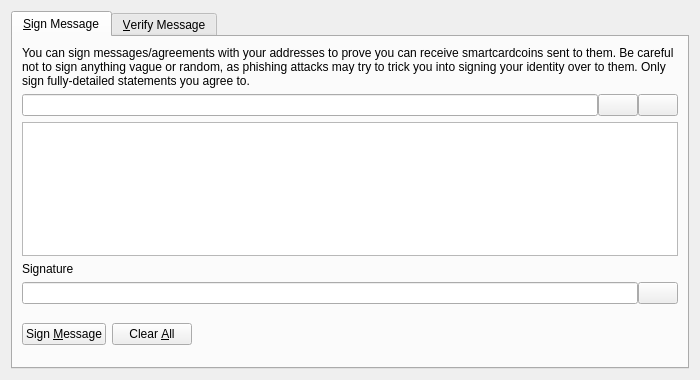
<?xml version="1.0" encoding="UTF-8"?>
<ui version="4.0">
 <class>SignVerifyMessageDialog</class>
 <widget class="QDialog" name="SignVerifyMessageDialog">
  <property name="geometry">
   <rect>
    <x>0</x>
    <y>0</y>
    <width>700</width>
    <height>380</height>
   </rect>
  </property>
  <property name="windowTitle">
   <string>Signatures - Sign / Verify a Message</string>
  </property>
  <property name="modal">
   <bool>true</bool>
  </property>
  <layout class="QVBoxLayout" name="verticalLayout">
   <item>
    <widget class="QTabWidget" name="tabWidget">
     <property name="currentIndex">
      <number>0</number>
     </property>
     <widget class="QWidget" name="tabSignMessage">
      <attribute name="title">
       <string>&amp;Sign Message</string>
      </attribute>
      <layout class="QVBoxLayout" name="verticalLayout_SM">
       <item>
        <widget class="QLabel" name="infoLabel_SM">
         <property name="text">
          <string>You can sign messages/agreements with your addresses to prove you can receive smartcardcoins sent to them. Be careful not to sign anything vague or random, as phishing attacks may try to trick you into signing your identity over to them. Only sign fully-detailed statements you agree to.</string>
         </property>
         <property name="textFormat">
          <enum>Qt::PlainText</enum>
         </property>
         <property name="wordWrap">
          <bool>true</bool>
         </property>
        </widget>
       </item>
       <item>
        <layout class="QHBoxLayout" name="horizontalLayout_1_SM">
         <property name="spacing">
          <number>0</number>
         </property>
         <item>
          <widget class="QValidatedLineEdit" name="addressIn_SM">
           <property name="toolTip">
            <string>The Smartcardcoin address to sign the message with</string>
           </property>
          </widget>
         </item>
         <item>
          <widget class="QPushButton" name="addressBookButton_SM">
           <property name="toolTip">
            <string>Choose previously used address</string>
           </property>
           <property name="text">
            <string/>
           </property>
           <property name="icon">
            <iconset resource="../bitcoin.qrc">
             <normaloff>:/icons/address-book</normaloff>:/icons/address-book</iconset>
           </property>
           <property name="shortcut">
            <string>Alt+A</string>
           </property>
           <property name="autoDefault">
            <bool>false</bool>
           </property>
          </widget>
         </item>
         <item>
          <widget class="QPushButton" name="pasteButton_SM">
           <property name="toolTip">
            <string>Paste address from clipboard</string>
           </property>
           <property name="text">
            <string/>
           </property>
           <property name="icon">
            <iconset resource="../bitcoin.qrc">
             <normaloff>:/icons/editpaste</normaloff>:/icons/editpaste</iconset>
           </property>
           <property name="shortcut">
            <string>Alt+P</string>
           </property>
           <property name="autoDefault">
            <bool>false</bool>
           </property>
          </widget>
         </item>
        </layout>
       </item>
       <item>
        <widget class="QPlainTextEdit" name="messageIn_SM">
         <property name="toolTip">
          <string>Enter the message you want to sign here</string>
         </property>
        </widget>
       </item>
       <item>
        <widget class="QLabel" name="signatureLabel_SM">
         <property name="text">
          <string>Signature</string>
         </property>
         <property name="textFormat">
          <enum>Qt::PlainText</enum>
         </property>
        </widget>
       </item>
       <item>
        <layout class="QHBoxLayout" name="horizontalLayout_2_SM">
         <property name="spacing">
          <number>0</number>
         </property>
         <item>
          <widget class="QLineEdit" name="signatureOut_SM">
           <property name="font">
            <font>
             <italic>true</italic>
            </font>
           </property>
           <property name="readOnly">
            <bool>true</bool>
           </property>
          </widget>
         </item>
         <item>
          <widget class="QPushButton" name="copySignatureButton_SM">
           <property name="toolTip">
            <string>Copy the current signature to the system clipboard</string>
           </property>
           <property name="text">
            <string/>
           </property>
           <property name="icon">
            <iconset resource="../bitcoin.qrc">
             <normaloff>:/icons/editcopy</normaloff>:/icons/editcopy</iconset>
           </property>
           <property name="autoDefault">
            <bool>false</bool>
           </property>
          </widget>
         </item>
        </layout>
       </item>
       <item>
        <layout class="QHBoxLayout" name="horizontalLayout_3_SM">
         <item>
          <widget class="QPushButton" name="signMessageButton_SM">
           <property name="toolTip">
            <string>Sign the message to prove you own this Smartcardcoin address</string>
           </property>
           <property name="text">
            <string>Sign &amp;Message</string>
           </property>
           <property name="icon">
            <iconset resource="../bitcoin.qrc">
             <normaloff>:/icons/edit</normaloff>:/icons/edit</iconset>
           </property>
           <property name="autoDefault">
            <bool>false</bool>
           </property>
          </widget>
         </item>
         <item>
          <widget class="QPushButton" name="clearButton_SM">
           <property name="toolTip">
            <string>Reset all sign message fields</string>
           </property>
           <property name="text">
            <string>Clear &amp;All</string>
           </property>
           <property name="icon">
            <iconset resource="../bitcoin.qrc">
             <normaloff>:/icons/remove</normaloff>:/icons/remove</iconset>
           </property>
           <property name="autoDefault">
            <bool>false</bool>
           </property>
          </widget>
         </item>
         <item>
          <spacer name="horizontalSpacer_1_SM">
           <property name="orientation">
            <enum>Qt::Horizontal</enum>
           </property>
           <property name="sizeHint" stdset="0">
            <size>
             <width>40</width>
             <height>48</height>
            </size>
           </property>
          </spacer>
         </item>
         <item>
          <widget class="QLabel" name="statusLabel_SM">
           <property name="font">
            <font>
             <weight>75</weight>
             <bold>true</bold>
            </font>
           </property>
           <property name="text">
            <string/>
           </property>
           <property name="wordWrap">
            <bool>true</bool>
           </property>
          </widget>
         </item>
         <item>
          <spacer name="horizontalSpacer_2_SM">
           <property name="orientation">
            <enum>Qt::Horizontal</enum>
           </property>
           <property name="sizeHint" stdset="0">
            <size>
             <width>40</width>
             <height>48</height>
            </size>
           </property>
          </spacer>
         </item>
        </layout>
       </item>
      </layout>
     </widget>
     <widget class="QWidget" name="tabVerifyMessage">
      <attribute name="title">
       <string>&amp;Verify Message</string>
      </attribute>
      <layout class="QVBoxLayout" name="verticalLayout_VM">
       <item>
        <widget class="QLabel" name="infoLabel_VM">
         <property name="text">
          <string>Enter the receiver's address, message (ensure you copy line breaks, spaces, tabs, etc. exactly) and signature below to verify the message. Be careful not to read more into the signature than what is in the signed message itself, to avoid being tricked by a man-in-the-middle attack. Note that this only proves the signing party receives with the address, it cannot prove sendership of any transaction!</string>
         </property>
         <property name="textFormat">
          <enum>Qt::PlainText</enum>
         </property>
         <property name="alignment">
          <set>Qt::AlignLeading|Qt::AlignLeft|Qt::AlignTop</set>
         </property>
         <property name="wordWrap">
          <bool>true</bool>
         </property>
        </widget>
       </item>
       <item>
        <layout class="QHBoxLayout" name="horizontalLayout_1_VM">
         <property name="spacing">
          <number>0</number>
         </property>
         <item>
          <widget class="QValidatedLineEdit" name="addressIn_VM">
           <property name="toolTip">
            <string>The Smartcardcoin address the message was signed with</string>
           </property>
          </widget>
         </item>
         <item>
          <widget class="QPushButton" name="addressBookButton_VM">
           <property name="toolTip">
            <string>Choose previously used address</string>
           </property>
           <property name="text">
            <string/>
           </property>
           <property name="icon">
            <iconset resource="../bitcoin.qrc">
             <normaloff>:/icons/address-book</normaloff>:/icons/address-book</iconset>
           </property>
           <property name="shortcut">
            <string>Alt+A</string>
           </property>
           <property name="autoDefault">
            <bool>false</bool>
           </property>
          </widget>
         </item>
        </layout>
       </item>
       <item>
        <widget class="QPlainTextEdit" name="messageIn_VM"/>
       </item>
       <item>
        <widget class="QValidatedLineEdit" name="signatureIn_VM"/>
       </item>
       <item>
        <layout class="QHBoxLayout" name="horizontalLayout_2_VM">
         <item>
          <widget class="QPushButton" name="verifyMessageButton_VM">
           <property name="toolTip">
            <string>Verify the message to ensure it was signed with the specified Smartcardcoin address</string>
           </property>
           <property name="text">
            <string>Verify &amp;Message</string>
           </property>
           <property name="icon">
            <iconset resource="../bitcoin.qrc">
             <normaloff>:/icons/transaction_0</normaloff>:/icons/transaction_0</iconset>
           </property>
           <property name="autoDefault">
            <bool>false</bool>
           </property>
          </widget>
         </item>
         <item>
          <widget class="QPushButton" name="clearButton_VM">
           <property name="toolTip">
            <string>Reset all verify message fields</string>
           </property>
           <property name="text">
            <string>Clear &amp;All</string>
           </property>
           <property name="icon">
            <iconset resource="../bitcoin.qrc">
             <normaloff>:/icons/remove</normaloff>:/icons/remove</iconset>
           </property>
           <property name="autoDefault">
            <bool>false</bool>
           </property>
          </widget>
         </item>
         <item>
          <spacer name="horizontalSpacer_1_VM">
           <property name="orientation">
            <enum>Qt::Horizontal</enum>
           </property>
           <property name="sizeHint" stdset="0">
            <size>
             <width>40</width>
             <height>48</height>
            </size>
           </property>
          </spacer>
         </item>
         <item>
          <widget class="QLabel" name="statusLabel_VM">
           <property name="font">
            <font>
             <weight>75</weight>
             <bold>true</bold>
            </font>
           </property>
           <property name="text">
            <string/>
           </property>
           <property name="wordWrap">
            <bool>true</bool>
           </property>
          </widget>
         </item>
         <item>
          <spacer name="horizontalSpacer_2_VM">
           <property name="orientation">
            <enum>Qt::Horizontal</enum>
           </property>
           <property name="sizeHint" stdset="0">
            <size>
             <width>40</width>
             <height>48</height>
            </size>
           </property>
          </spacer>
         </item>
        </layout>
       </item>
      </layout>
     </widget>
    </widget>
   </item>
  </layout>
 </widget>
 <customwidgets>
  <customwidget>
   <class>QValidatedLineEdit</class>
   <extends>QLineEdit</extends>
   <header>qt/qvalidatedlineedit.h</header>
  </customwidget>
 </customwidgets>
 <resources>
  <include location="../bitcoin.qrc"/>
 </resources>
 <connections/>
</ui>
